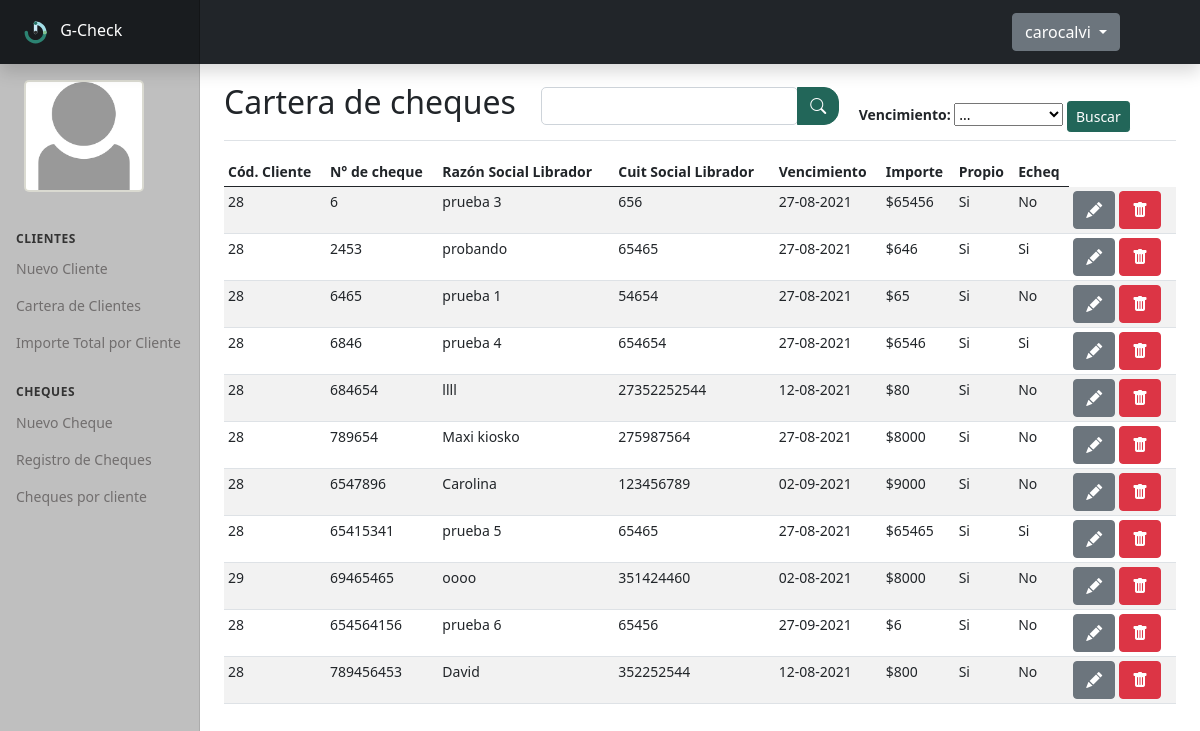
Screenshot of /cheques.php (signed in) with the database file from the repository.
### tables this page shows
CREATE TABLE `users` (
  `id_user` int(11) NOT NULL,
  `usuario` varchar(25) NOT NULL,
  `pass` varchar(10) NOT NULL,
  `imagen` varchar(50) NOT NULL
);

CREATE TABLE `cheques` (
  `clientes_id` int(11) NOT NULL,
  `numero_cheque` bigint(50) NOT NULL,
  `nombre` varchar(25) NOT NULL,
  `cuit_librador` bigint(50) NOT NULL,
  `fecha_vto` date NOT NULL,
  `importe` double NOT NULL,
  `propio` varchar(5) NOT NULL,
  `echeq` varchar(5) NOT NULL
);

### cheques.php (the view, shortened to what this page needs)
<?php
include("conexion.php");
include_once("includes/header.php");
include_once("includes/sidebar.php");
include_once("includes/footer.php");
$where = "";
?>
<div class="d-flex justify-content-between flex-wrap flex-md-nowrap align-items-center pt-3 pb-2 mb-3 border-bottom">
  <div class="col-md-4">
    <h2>Cartera de cheques</h2>
  </div>
  <div class="col-md-4">
    <form action="<?php $_SERVER['PHP_SELF']; ?>" method="POST">
      <div class="input-group">
        <div class="form-outline">
          <input type="search" id="form1" class="form-control-dos" name="campo" />
        </div>
        <button type="submit" class="btn btn-primary" name="enviar-nombre" value="Buscar">
          <i class="bi bi-search"></i>
        </button>
      </div>
    </form>
  </div>
  <div class="col-md-4">
    <form action="<?php $_SERVER['PHP_SELF']; ?>" method="POST" id="form-venc" >
		  <div class="form-group">
        <br>
				<b>Vencimiento:</b>
				<select id="vto" name="vto">
					<option selected>...</option>
				</select>
				<input type="submit" id="enviar" name="enviar-vto" value="Buscar" class="btn btn-primary  btn-sm boton-secundario" />
			</div>
    </form>
  </div>
</div>
  <div class="table-responsive">
    <table class="table table-striped table-sm">
      <thead>
        <tr>
          <th scope="col">Cód. Cliente</th>
          <th scope="col">N° de cheque</th>
          <th scope="col">Razón Social Librador</th>
          <th scope="col">Cuit Social Librador</th>
          <th scope="col">Vencimiento</th>
          <th scope="col">Importe</th>
          <th scope="col">Propio</th>
          <th scope="col">Echeq</th>
        </tr>
      </thead>
      <tbody>
        <?php
        $query = "SELECT * FROM cheques $where";
        $result = mysqli_query($conexion, $query);
         while($row = mysqli_fetch_array($result)){ ?>
          <tr>
              <td><?php echo $row['clientes_id']; ?></td>
              <td><?php echo $row['numero_cheque']; ?></td>
              <td><?php echo $row['nombre']; ?></td>
              <td><?php echo $row['cuit_librador']; ?></td>
              <?php $mifecha= $row['fecha_vto'];
                    $date = new DateTime($mifecha);
              ?>
              <td><?php echo $date->format('d-m-Y');?></td>
              <td><?php echo "$".$row['importe']; ?></td>
              <td><?php echo $row['propio']; ?></td>
              <td><?php echo $row['echeq']; ?></td>
              <td><a class="btn btn-secondary" href="editar-cheque.php?id=<?php echo $row['numero_cheque']; ?>"><i class="bi bi-pencil-fill"></i></a>
                  <a class="btn btn-danger" onclick="return  confirm('¿Desea eliminar el registro?')"href="delete-cheque.php?id=<?php echo $row['numero_cheque']; ?>"><i class="bi bi-trash-fill" ></i</a>
              </td>
          </tr>
        <?php } ?>
      </tbody>
    </table>
  </div>

### includes/sidebar.php (shortened to what this page needs)
<body>
<header class="navbar navbar-dark sticky-top bg-dark flex-md-nowrap p-0 shadow">
  <a class="navbar-brand col-md-3 col-lg-2 me-0 px-3" href="#">
    <img src="img/logo.svg" alt="Logo G-Check" width="40px">
    G-Check</a>
  <div class="dropdown perfil">
    <a class="btn btn-secondary dropdown-toggle" href="#" role="button" id="dropdownMenuLink" data-bs-toggle="dropdown" aria-expanded="false">
      <?php echo $_SESSION["usuario"]; ?>
    </a>
  </div>
</header>
<div class="container-fluid">
<div class="row">
<nav id="sidebarMenu" class="col-md-3 col-lg-2 d-md-block bg-light sidebar collapse">
  <div class="position-sticky pt-3">
    <a href="gestion.php" class="nav-link">
      <?php
        $id = $_SESSION['id'];
        $query = "SELECT imagen FROM users WHERE id_user = '$id'";
        $result = mysqli_query($conexion, $query);
        while($row = mysqli_fetch_array($result)){ ?>
         <?php echo "<img src='".$row['imagen']."' class='logo'>"; ?>
        <?php } ?>
    </a>
    <h6 class="sidebar-heading d-flex justify-content-between align-items-center px-3 mt-4 mb-1 text-muted">
      <span>Clientes</span>
    </h6>
    <ul class="nav flex-column mb-2">
      <li class="nav-item">
        <a class="nav-link" href="nuevo-cliente.php">
          Nuevo Cliente
        </a>
      </li>
     <li class="nav-item">
        <a class="nav-link" href="gestion.php">
          Cartera de Clientes
        </a>
      </li>
      <li class="nav-item">
        <a class="nav-link" href="contador.php">
          Importe Total por Cliente
        </a>
      </li>
    </ul>
    <h6 class="sidebar-heading d-flex justify-content-between align-items-center px-3 mt-4 mb-1 text-muted">
      <span>Cheques</span>
    </h6>
    <ul class="nav flex-column mb-2">
      <li class="nav-item">
        <a class="nav-link" href="nuevo-cheque.php">
          Nuevo Cheque
        </a>
      </li>
      <li class="nav-item">
        <a class="nav-link" href="cheques.php">
          Registro de Cheques
        </a>
      </li>
      <li class="nav-item">
        <a class="nav-link" href="cliente-cheque.php">
          Cheques por cliente
        </a>
      </li>
  </div>
</nav>
<main class="col-md-9 ms-sm-auto col-lg-10 px-md-4 px-3">

### css/style.css (style rules this page uses)
body { font-family: }
a { color: #00332a; text-decoration: none; }
a { color: }
.logo { max-width: 120px; height: auto; margin: 0.5rem; border-radius: 5px; background-color: beige; border: 2px solid rgba(202, 202, 202, 0.623); }
.form-control-dos { display: block; width: 100%; padding: 0.375rem 0.75rem; font-size: 1rem; font-weight: 400; line-height: 1.5; color: #212529; background-color: #fff; background-clip: padding-box; border: 1px solid #ced4da; -webkit-appearance: none; -moz-appearance: none; appearance: none; border-radius: 5px 5px 5px 5px; transition: border-color 0.15s ease-in-out, box-shadow 0.15s ease-in-out; }
.perfil { margin-right: 5rem; }

### css/dashboard.css (style rules this page uses)
body { font-size: .875rem; }
.sidebar { position: fixed; top: 0; bottom: 0; left: 0; z-index: 100; padding: 48px 0 0; box-shadow: inset -1px 0 0 rgba(0, 0, 0, .1); }
.sidebar .nav-link { font-weight: 500; color: #716e6e; }
.sidebar-heading { font-size: .75rem; text-transform: uppercase; }
.navbar-brand { padding-top: .75rem; padding-bottom: .75rem; font-size: 1rem; background-color: rgba(0, 0, 0, .25); box-shadow: inset -1px 0 0 rgba(0, 0, 0, .25); }

### rows the page displays
users: imagen (picture)
cheques: clientes "28", numero_cheque "6", nombre "prueba 3", cuit_librador "656", fecha_vto "27-08-2021", importe "65456", propio "Si", echeq "No"
cheques: clientes "28", numero_cheque "2453", nombre "probando", cuit_librador "65465", fecha_vto "27-08-2021", importe "646", propio "Si", echeq "Si"
cheques: clientes "28", numero_cheque "6465", nombre "prueba 1", cuit_librador "54654", fecha_vto "27-08-2021", importe "65", propio "Si", echeq "No"
cheques: clientes "28", numero_cheque "6846", nombre "prueba 4", cuit_librador "654654", fecha_vto "27-08-2021", importe "6546", propio "Si", echeq "Si"
cheques: clientes "28", numero_cheque "684654", nombre "llll", cuit_librador "27352252544", fecha_vto "12-08-2021", importe "80", propio "Si", echeq "No"
cheques: clientes "28", numero_cheque "789654", nombre "Maxi kiosko", cuit_librador "275987564", fecha_vto "27-08-2021", importe "8000", propio "Si", echeq "No"
cheques: clientes "28", numero_cheque "6547896", nombre "Carolina", cuit_librador "123456789", fecha_vto "02-09-2021", importe "9000", propio "Si", echeq "No"
cheques: clientes "28", numero_cheque "65415341", nombre "prueba 5", cuit_librador "65465", fecha_vto "27-08-2021", importe "65465", propio "Si", echeq "Si"
cheques: clientes "29", numero_cheque "69465465", nombre "oooo", cuit_librador "351424460", fecha_vto "02-08-2021", importe "8000", propio "Si", echeq "No"
cheques: clientes "28", numero_cheque "654564156", nombre "prueba 6", cuit_librador "65456", fecha_vto "27-09-2021", importe "6", propio "Si", echeq "No"
cheques: clientes "28", numero_cheque "789456453", nombre "David", cuit_librador "352252544", fecha_vto "12-08-2021", importe "800", propio "Si", echeq "No"

### other values shown
$_SESSION["usuario"] "carocalvi"
